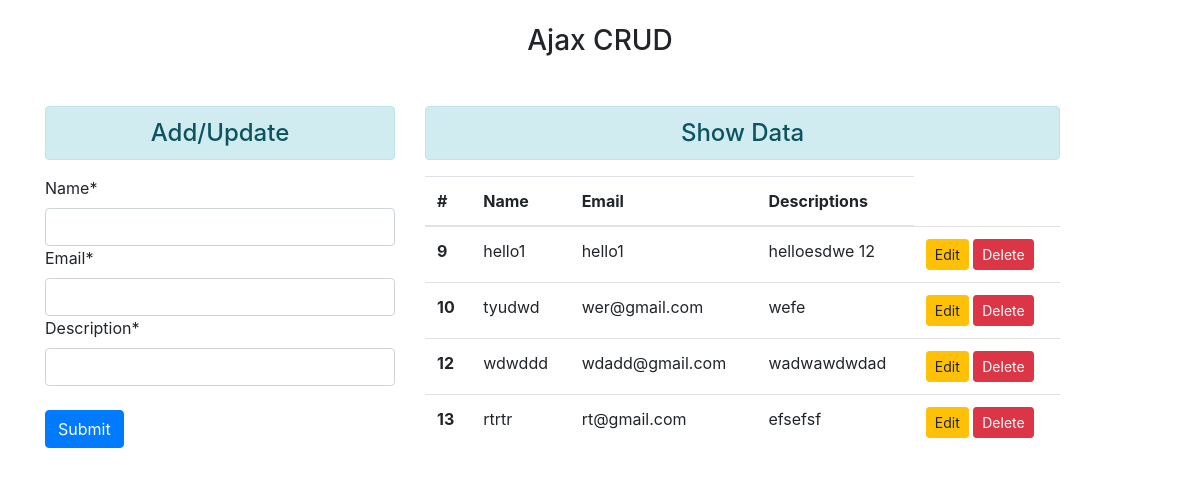
The app's page /, older data.
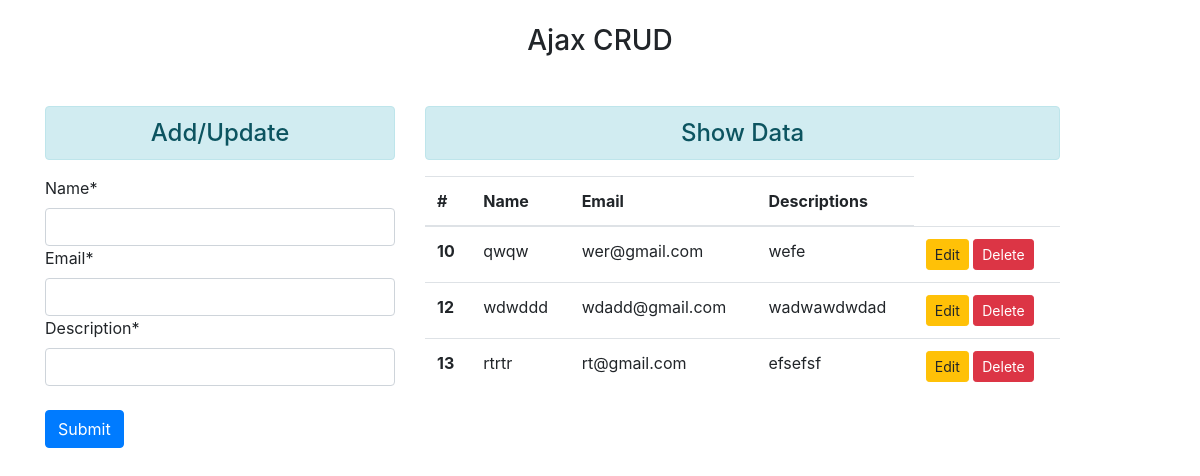
The same page, newer data.
### crud_app/models.py (models this page shows, shortened)
class crud_post(models.Model):
    name = models.CharField(max_length=100)
    email = models.EmailField()
    description = models.TextField()

### crud_app/views.py (the view)
# urls.py: path('', index, name='index'),
def index(request):
    form = UserRegistrationForm()
    da = crud_post.objects.all()
    return render(request, 'index.html', {'form': form, 'st': da})

### crud_app/forms.py
class UserRegistrationForm(forms.ModelForm):
    class Meta:
        model = crud_post
        fields = ['name', 'email', 'description', ]
        widgets = {
            'name': forms.TextInput(attrs={'class': 'form-control', 'id': 'nameid'}),
            'email': forms.EmailInput(attrs={'class': 'form-control', 'id': 'emailid'}),
            'description': forms.TextInput(attrs={'class': 'form-control', 'id': 'descriptionid'}),
        }

### crud_app/templates/index.html (shortened to what this page needs)
<!doctype html>
<html lang="en">
{% load crispy_forms_tags %}
  <head>
    <link rel="stylesheet" href="https://maxcdn.bootstrapcdn.com/bootstrap/4.0.0/css/bootstrap.min.css">
  </head>
  <body>
  <br>
  <center>
      <h3>Ajax CRUD</h3>
  </center>
  <div class="container mt-5">
    <div class="row">
      <div class="col-sm-4">
        <h4 class="text-center alert alert-info">Add/Update</h4>
        <form method="post">
          {{form|crispy}}
          <br>
          <input type="button" id="btnsave" value="Submit" class="btn btn-primary">
        </form>
      </div>
      <div class="col-sm-7">
        <h4 class="text-center alert alert-info">Show Data</h4>
        <table class="table" id="tbody">
          <thead>
            <tr>
              <th scope="col">#</th>
              <th scope="col">Name</th>
              <th scope="col">Email</th>
              <th scope="col">Descriptions</th>
            </tr>
          </thead>
          <tbody>
          {% for data in st %}
            <tr>
              <th scope="row">{{data.id}}</th>
              <td>{{data.name}}</td>
              <td>{{data.email}}</td>
              <td>{{data.description|slice:"0:20"}}</td>
              <td>
                <input type="button" data-sid="{{data.id}}" class="btn btn-warning btn-sm btn-edit" value="Edit">
                <input type="button" data-sid="{{data.id}}" class="btn btn-danger btn-sm btn-del" value="Delete">
              </td>
            </tr>
          {% endfor %}
          </tbody>
        </table>
      </div>
    </div>
  </div>
  </body>
</html>

Row changes from the older to the newer data that the page shows:
removed crud_post: id "9", name "hello1", email "hello1", description "helloesdwe 12"
changed crud_post "wer@gmail.com": name "tyudwd" → "qwqw"
